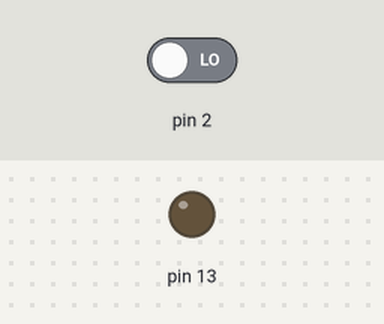
The sketch below on a simulated Arduino Uno, built with avr-gcc and run on an emulated ATmega328P. On the bench: output pins drawn as LEDs (lit = HIGH). The inputs (shaded band) are chosen by the test bench; at power-on: pin 2 LOW.

Above: at 1.2 s.
1.3 s: pin 2 driven HIGH
At 2.3 s:
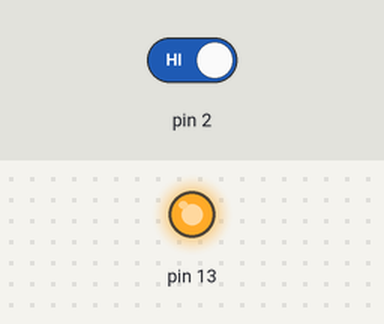
2.8 s: pin 2 driven LOW
At 3.5 s:
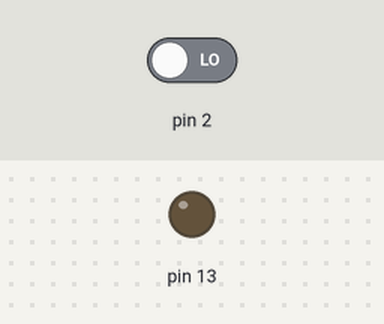
Timing chart, 0 to 5.8 s (numbered marks = the images above; inputs shaded):
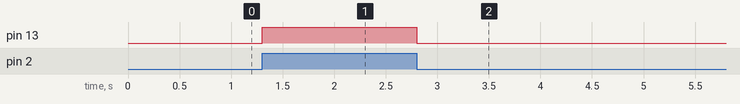

The sketch:

button_led_control.ino
```cpp
void setup()
{
  pinMode (13, OUTPUT);
  pinMode (2 , INPUT);
}

void loop()
{
  int state = digitalRead(2);
  if (state == HIGH)
  digitalWrite(13, HIGH);
  else
  	digitalWrite(13, LOW);
}
```

Measured:
- after the input at 1.3 s, pin 13: LOW → HIGH at once
- after the input at 2.8 s, pin 13: HIGH → LOW at once
